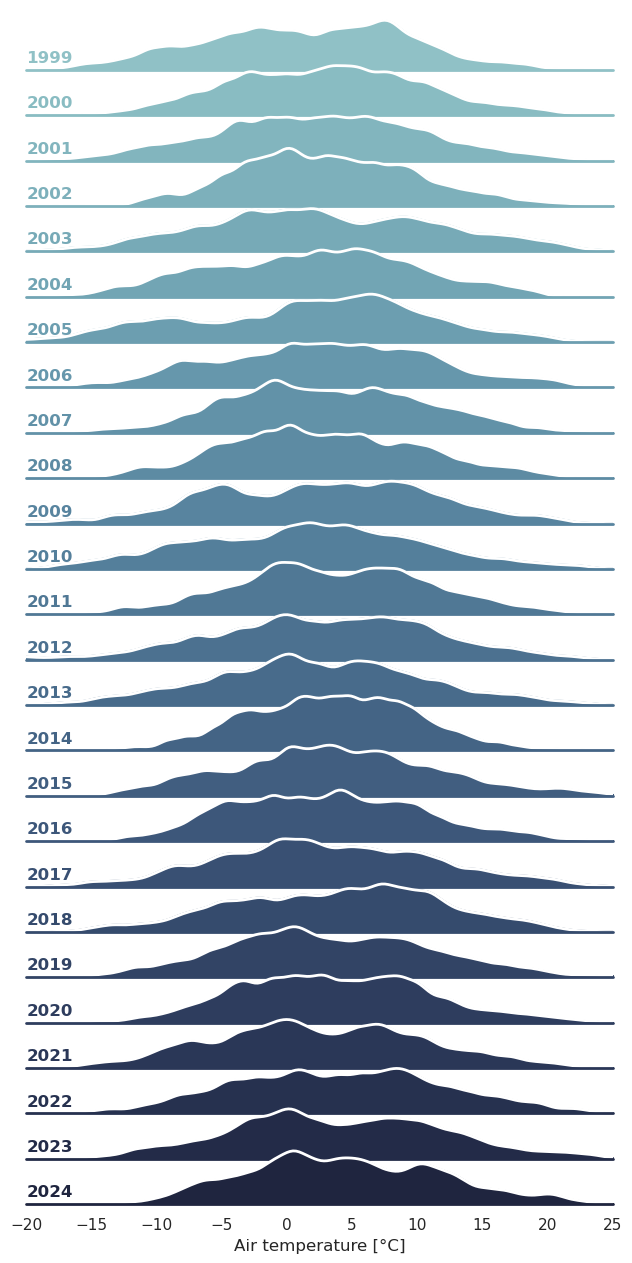
#> input picture posts/geosphere-download/temp.png, 632 x 1263 px
$ python crop.py
#> lines starting #> are read from the running program, lines starting #| are printed output that depends on the picture
import skimage


path = "temp.png"

pic = skimage.io.imread(path)
#> pic is the input picture: shape (1263, 632, 4); mean R, G, B, A 183.3, 197.5, 207.7, 255

ratio = 1200 / 852

cropped = pic[:426, :600, :]
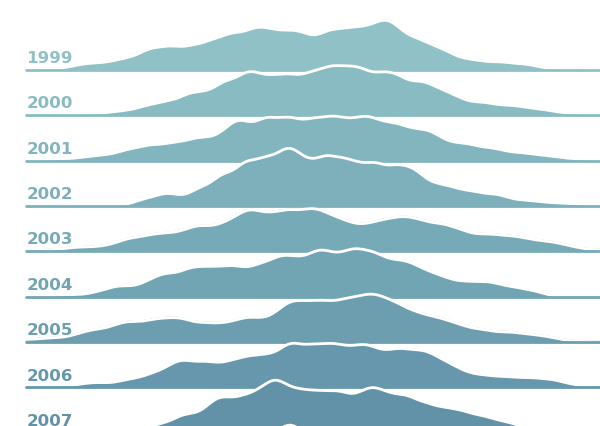
#> cropped: shape (426, 600, 4); mean R, G, B, A 197.2, 218.7, 224.3, 255

skimage.io.imsave("temp_crop.png", cropped)
